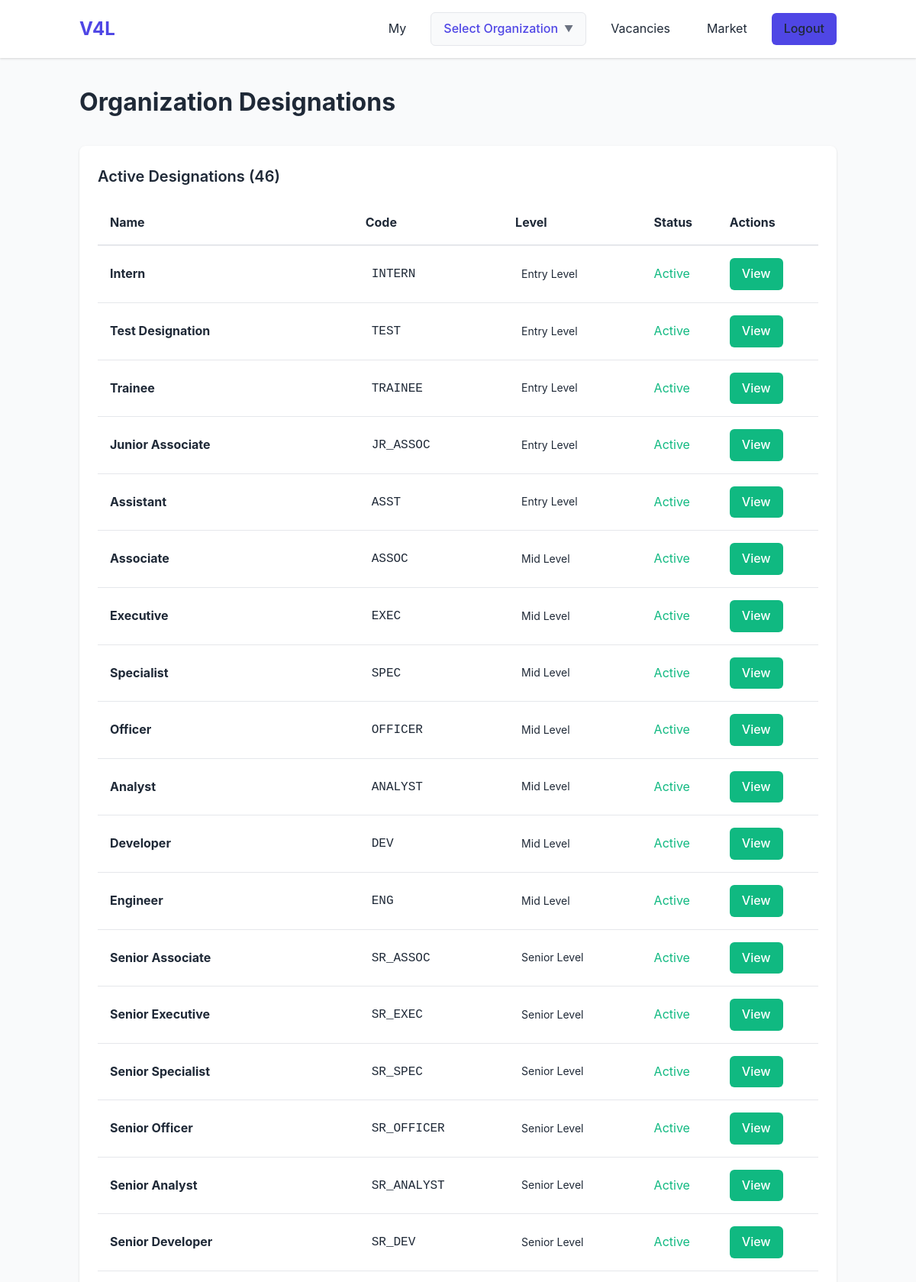
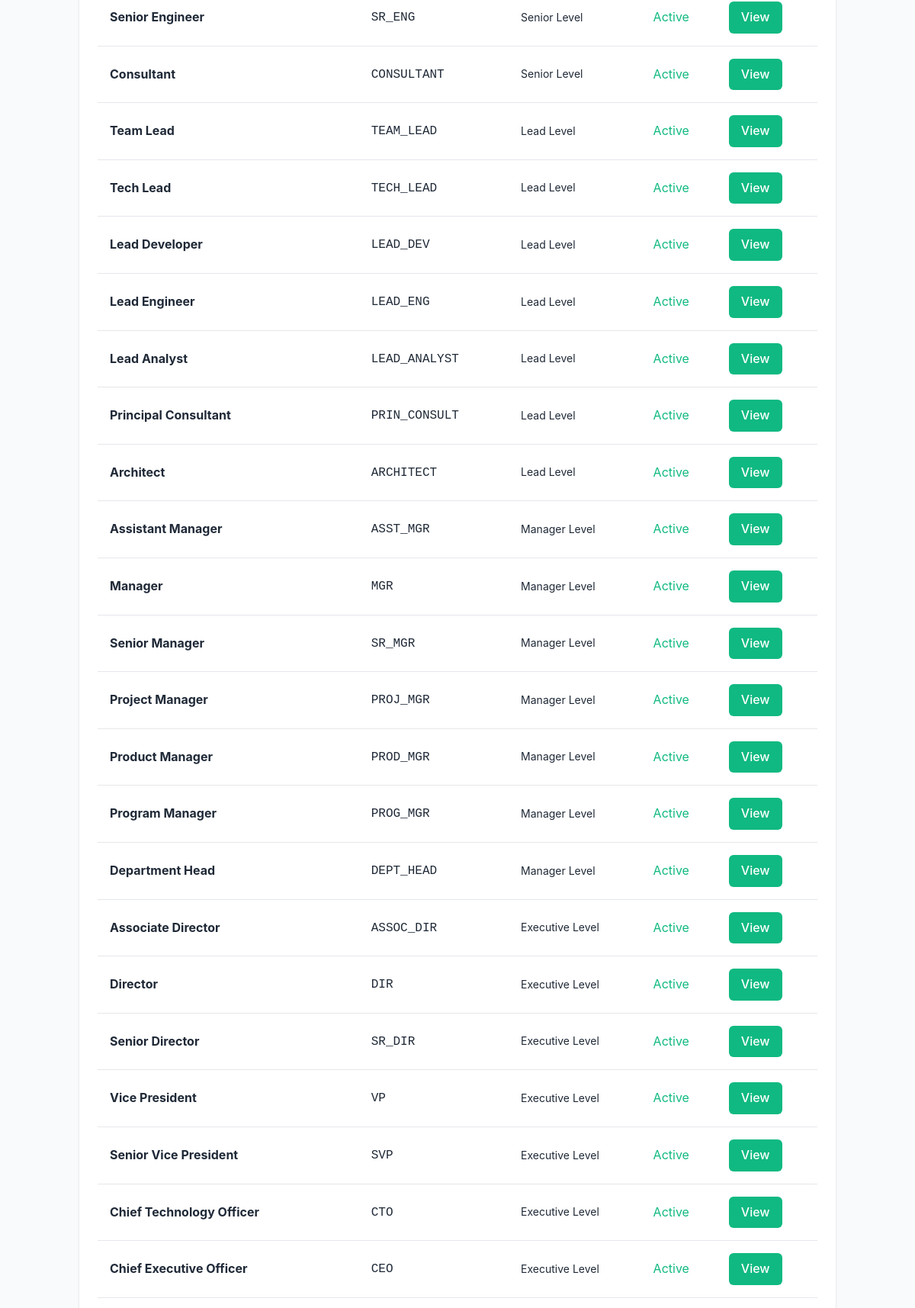
The page /public/organizations/departments/human_resource/designations/index.php (signed in, upper part) on the database its author committed (2 pictures, top to bottom).
### tables this page shows
CREATE TABLE organization_designations (
        id INTEGER PRIMARY KEY AUTOINCREMENT,
        name TEXT NOT NULL,
        code TEXT NOT NULL UNIQUE,
        description TEXT,
        level INTEGER,
        organization_id INTEGER,
        organization_department_id INTEGER,
        is_active INTEGER DEFAULT 1,
        sort_order INTEGER DEFAULT 0,
        created_by TEXT NOT NULL,
        created_at DATETIME DEFAULT CURRENT_TIMESTAMP,
        updated_by TEXT,
        updated_at DATETIME,
        deleted_by TEXT,
        deleted_at DATETIME,
        FOREIGN KEY (organization_id) REFERENCES organizations(id),
        FOREIGN KEY (organization_department_id) REFERENCES organization_departments(id)
    );

### src/classes/OrganizationDesignationRepository.php (called while the page is built, shortened)
<?php
class OrganizationDesignationRepository {
    private $db;
    private $tableName = 'organization_designations';
    public function __construct() {
        $this->db = Database::getInstance();
    }
    public function findAll($limit = 1000, $offset = 0) {
        if ($this->db->getDriver() === 'sqlite') {
            $pdo = $this->db->getPdo();
            $stmt = $pdo->prepare("SELECT * FROM {$this->tableName}
                                   WHERE deleted_at IS NULL
                                   ORDER BY sort_order ASC, name ASC
                                   LIMIT ? OFFSET ?");
            $stmt->execute([$limit, $offset]);
            $data = $stmt->fetchAll();
            $designations = [];
            foreach ($data as $designationData) {
                $designations[] = new OrganizationDesignation($designationData);
            }
            return $designations;
        }
        return [];
    }
}

### src/includes/autoload.php (called while the page is built, shortened)
<?php
spl_autoload_register(function ($class) {
    $prefix = 'App\\';
    $base_dir = __DIR__ . '/../';
    $len = strlen($prefix);
    $relative_class = substr($class, $len);
    $file = $base_dir . str_replace('\\', '/', $relative_class) . '.php';
});

### src/classes/OrganizationDesignation.php (called while the page is built, shortened)
<?php
class OrganizationDesignation {
    private $id;
    private $name;
    private $code;
    private $level;
    private $is_active;
    public function hydrate($data) {
        if (isset($data['id'])) $this->id = $data['id'];
        if (isset($data['name'])) $this->name = $data['name'];
        if (isset($data['code'])) $this->code = $data['code'];
        if (isset($data['level'])) $this->level = $data['level'];
        if (isset($data['is_active'])) $this->is_active = $data['is_active'];
    }
    public function getLevelName() {
        $levels = [
            1 => 'Entry Level',
            2 => 'Mid Level',
            3 => 'Senior Level',
            4 => 'Lead Level',
            5 => 'Manager Level',
            6 => 'Executive Level'
        ];
        return $levels[$this->level] ?? 'Unknown';
    }
    public function getId() {
        return $this->id;
    }
    public function getName() {
        return $this->name;
    }
    public function getCode() {
        return $this->code;
    }
    public function getLevel() {
        return $this->level;
    }
    public function getIsActive() {
        return $this->is_active;
    }
}

### public/organizations/departments/human_resource/designations/index.php (the view, shortened to what this page needs)
<?php
require_once __DIR__ . '/../../../../../src/includes/autoload.php';
$auth = new Auth();
$auth->requireAuth();
$user = $auth->getCurrentUser();
$designationRepo = new OrganizationDesignationRepository();
$designations = $designationRepo->findAll();
$isSuperAdmin = $designationRepo->isSuperAdmin($user->getEmail());
include __DIR__ . '/../../../../../views/header.php';
?>
<div class="py-4">
    <div style="display: flex; justify-content: space-between; align-items: center; margin-bottom: 2rem;">
        <h1>Organization Designations</h1>
    </div>
    <div class="card">
        <h2 class="card-title">Active Designations (<?php echo count($designations); ?>)</h2>
        <?php if (empty($designations)): ?>
            <div style="text-align: center; padding: 3rem 1rem;">
                <p class="text-muted" style="font-size: 1.2rem; margin-bottom: 1rem;">No Designations Yet</p>
                <p class="text-muted" style="margin-bottom: 2rem;">Create standard designation categories for your organizations.</p>
                <?php if ($isSuperAdmin): ?>
                    <a href="/organizations/departments/human_resource/designations/form/" class="btn btn-primary">Create Your First Designation</a>
                <?php endif; ?>
            </div>
        <?php else: ?>
            <div style="overflow-x: auto;">
                <table style="width: 100%; border-collapse: collapse;">
                    <thead>
                        <tr style="border-bottom: 2px solid var(--border-color); text-align: left;">
                            <th style="padding: 1rem;">Name</th>
                            <th style="padding: 1rem;">Code</th>
                            <th style="padding: 1rem;">Level</th>
                            <th style="padding: 1rem;">Status</th>
                            <th style="padding: 1rem;">Actions</th>
                        </tr>
                    </thead>
                    <tbody>
                        <?php foreach ($designations as $designation): ?>
                            <tr style="border-bottom: 1px solid var(--border-color);">
                                <td style="padding: 1rem;">
                                    <strong><?php echo htmlspecialchars($designation->getName()); ?></strong>
                                </td>
                                <td style="padding: 1rem;">
                                    <code style="background: var(--bg-light); padding: 0.25rem 0.5rem; border-radius: 4px;">
                                        <?php echo htmlspecialchars($designation->getCode()); ?>
                                    </code>
                                </td>
                                <td style="padding: 1rem;">
                                    <?php if ($designation->getLevel()): ?>
                                        <span style="display: inline-block; padding: 0.25rem 0.5rem; background: var(--bg-light); border-radius: 4px; font-size: 0.875rem;">
                                            <?php echo htmlspecialchars($designation->getLevelName()); ?>
                                        </span>
                                    <?php else: ?>
                                        <span class="text-muted">-</span>
                                    <?php endif; ?>
                                </td>
                                <td style="padding: 1rem;">
                                    <?php if ($designation->getIsActive()): ?>
                                        <span style="color: var(--secondary-color);">Active</span>
                                    <?php else: ?>
                                        <span style="color: var(--text-light);">Inactive</span>
                                    <?php endif; ?>
                                </td>
                                <td style="padding: 1rem; white-space: nowrap;">
                                    <a href="/organizations/departments/human_resource/designations/view/?id=<?php echo $designation->getId(); ?>" class="btn btn-secondary" style="padding: 0.5rem 1rem; margin-right: 0.5rem;">View</a>
                                </td>
                            </tr>
                        <?php endforeach; ?>
                    </tbody>
                </table>
            </div>
        <?php endif; ?>
    </div>
</div>
<?php include __DIR__ . '/../../../../../views/footer.php'; ?>

### public/css/style.css (style rules this page uses)
* { margin: 0; padding: 0; box-sizing: border-box; }
:root { --primary-color: #4F46E5; --primary-dark: #4338CA; --secondary-color: #10B981; --danger-color: #EF4444; --warning-color: #F59E0B; --text-color: #1F2937; --text-light: #6B7280; --bg-color: #F9FAFB; --white: #FFFFFF; --border-color: #E5E7EB; --shadow: 0 1px 3px 0 rgba(0, 0, 0, 0.1), 0 1px 2px 0 rgba(0, 0, 0, 0.06); --shadow-md: 0 4px 6px -1px rgba(0, 0, 0, 0.1), 0 2px 4px -1px rgba(0, 0, 0, 0.06); --shadow-lg: 0 10px 15px -3px rgba(0, 0, 0, 0.1), 0 4px 6px -2px rgba(0, 0, 0, 0.05); }
body { font-family: -apple-system, BlinkMacSystemFont, 'Segoe UI', Roboto, 'Helvetica Neue', Arial, sans-serif; color: var(--text-color); background-color: var(--bg-color); line-height: 1.6; font-size: 16px; }
.btn { display: inline-block; padding: 0.75rem 1.5rem; border: none; border-radius: 0.375rem; font-size: 1rem; font-weight: 500; text-align: center; cursor: pointer; transition: all 0.2s; text-decoration: none; }
.btn-secondary { background-color: var(--secondary-color); color: var(--white); }
.card { background-color: var(--white); border-radius: 0.5rem; box-shadow: var(--shadow); padding: 1.5rem; margin-bottom: 1.5rem; }
.card-title { font-size: 1.25rem; font-weight: 600; margin-bottom: 1rem; }
.py-4 { padding-top: 2rem; padding-bottom: 2rem; }

### rows shown on the page
organization_designations: name "Intern", code "INTERN", level "Entry Level", is_active "Active"
organization_designations: name "Test Designation", code "TEST", level "Entry Level", is_active "Active"
organization_designations: name "Trainee", code "TRAINEE", level "Entry Level", is_active "Active"
organization_designations: name "Junior Associate", code "JR_ASSOC", level "Entry Level", is_active "Active"
organization_designations: name "Assistant", code "ASST", level "Entry Level", is_active "Active"
organization_designations: name "Associate", code "ASSOC", level "Mid Level", is_active "Active"
organization_designations: name "Executive", code "EXEC", level "Mid Level", is_active "Active"
organization_designations: name "Specialist", code "SPEC", level "Mid Level", is_active "Active"
organization_designations: name "Officer", code "OFFICER", level "Mid Level", is_active "Active"
organization_designations: name "Analyst", code "ANALYST", level "Mid Level", is_active "Active"
organization_designations: name "Developer", code "DEV", level "Mid Level", is_active "Active"
organization_designations: name "Engineer", code "ENG", level "Mid Level", is_active "Active"
organization_designations: name "Senior Associate", code "SR_ASSOC", level "Senior Level", is_active "Active"
organization_designations: name "Senior Executive", code "SR_EXEC", level "Senior Level", is_active "Active"
organization_designations: name "Senior Specialist", code "SR_SPEC", level "Senior Level", is_active "Active"
organization_designations: name "Senior Officer", code "SR_OFFICER", level "Senior Level", is_active "Active"
organization_designations: name "Senior Analyst", code "SR_ANALYST", level "Senior Level", is_active "Active"
organization_designations: name "Senior Developer", code "SR_DEV", level "Senior Level", is_active "Active"
organization_designations: name "Senior Engineer", code "SR_ENG", level "Senior Level", is_active "Active"
organization_designations: name "Consultant", code "CONSULTANT", level "Senior Level", is_active "Active"
organization_designations: name "Team Lead", code "TEAM_LEAD", level "Lead Level", is_active "Active"
organization_designations: name "Tech Lead", code "TECH_LEAD", level "Lead Level", is_active "Active"
organization_designations: name "Lead Developer", code "LEAD_DEV", level "Lead Level", is_active "Active"
organization_designations: name "Lead Engineer", code "LEAD_ENG", level "Lead Level", is_active "Active"
organization_designations: name "Lead Analyst", code "LEAD_ANALYST", level "Lead Level", is_active "Active"
organization_designations: name "Principal Consultant", code "PRIN_CONSULT", level "Lead Level", is_active "Active"
organization_designations: name "Architect", code "ARCHITECT", level "Lead Level", is_active "Active"
organization_designations: name "Assistant Manager", code "ASST_MGR", level "Manager Level", is_active "Active"
organization_designations: name "Manager", code "MGR", level "Manager Level", is_active "Active"
organization_designations: name "Senior Manager", code "SR_MGR", level "Manager Level", is_active "Active"
organization_designations: name "Project Manager", code "PROJ_MGR", level "Manager Level", is_active "Active"
organization_designations: name "Product Manager", code "PROD_MGR", level "Manager Level", is_active "Active"
organization_designations: name "Program Manager", code "PROG_MGR", level "Manager Level", is_active "Active"
organization_designations: name "Department Head", code "DEPT_HEAD", level "Manager Level", is_active "Active"
organization_designations: name "Associate Director", code "ASSOC_DIR", level "Executive Level", is_active "Active"
organization_designations: name "Director", code "DIR", level "Executive Level", is_active "Active"
organization_designations: name "Senior Director", code "SR_DIR", level "Executive Level", is_active "Active"
organization_designations: name "Vice President", code "VP", level "Executive Level", is_active "Active"
organization_designations: name "Senior Vice President", code "SVP", level "Executive Level", is_active "Active"
organization_designations: name "Chief Technology Officer", code "CTO", level "Executive Level", is_active "Active"
organization_designations: name "Chief Executive Officer", code "CEO", level "Executive Level", is_active "Active"

### other values the page prints
count($designations) "46"
